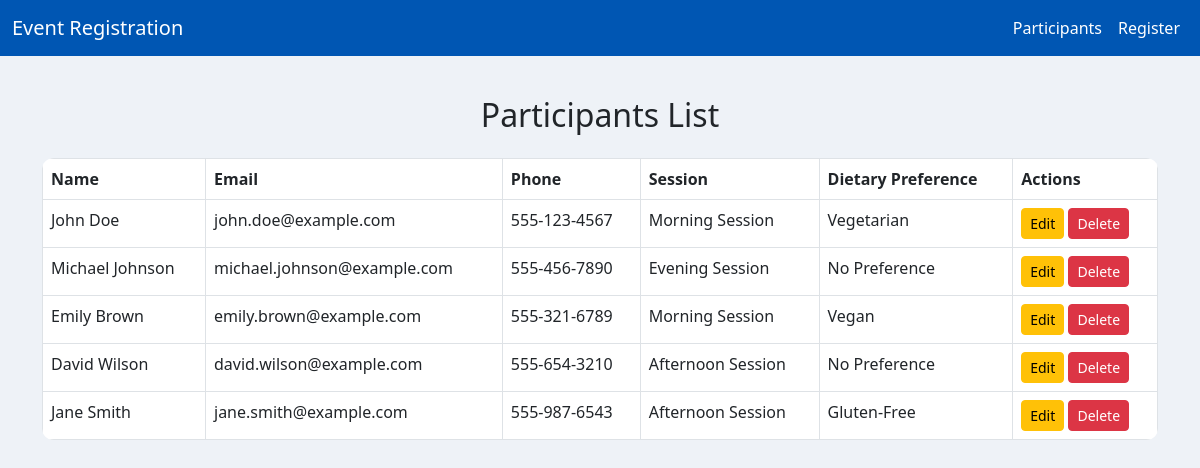
The page / on the database its author committed.
### attendees/models.py (models this page shows, shortened)
class Participant(models.Model):
    SESSION_CHOICES = [
        ('session_morning', 'Morning Session'),
        ('session_afternoon', 'Afternoon Session'),
        ('session_evening', 'Evening Session'),
        ('session_night', 'Night Session'),
    ]
    DIET_CHOICES = [
        ('none', 'No Preference'),
        ('veg', 'Vegetarian'),
        ('vegan', 'Vegan'),
        ('gf', 'Gluten-Free'),
        ('df', 'Dairy-Free'),
        ('nf', 'Nut-Free'),
        ('allergies', 'Allergies'),
        ('other', 'Other'),
        ('vegan_gf', 'Vegan and Gluten-Free'),
        ('vegan_df', 'Vegan and Dairy-Free'),
        ('vegan_nf', 'Vegan and Nut-Free'),
        ('vegan_allergies', 'Vegan and Allergies'),
        ('vegan_other', 'Vegan and Other'),
    ]
    name = models.CharField(max_length=200)
    email = models.EmailField(unique=True)
    phone = models.CharField(max_length=15)
    sessions = models.CharField(max_length=20, choices=SESSION_CHOICES)
    dietary = models.CharField(max_length=20, choices=DIET_CHOICES)

### attendees/views.py (the view)
# urls.py: path('', ListViewParticipants.as_view(), name='list_view'),
class ListViewParticipants(ListView):
    model = Participant
    template_name = 'attendees/participants_list.html'
    context_object_name = 'participants'

### attendees/templates/attendees/participants_list.html
{% extends 'attendees/base.html' %}
{% block content %}
<h2 class="mb-4 text-center">Participants List</h2>
<table class="table table-bordered">
    <thead>
        <tr>
            <th>Name</th>
            <th>Email</th>
            <th>Phone</th>
            <th>Session</th>
            <th>Dietary Preference</th>
            <th>Actions</th>
        </tr>
    </thead>
    <tbody>
        {% for participant in participants %}
        <tr>
            <td>{{ participant.name }}</td>
            <td>{{ participant.email }}</td>
            <td>{{ participant.phone }}</td>
            <td>{{ participant.get_sessions_display }}</td>
            <td>{{ participant.get_dietary_display }}</td>
            <td>
                <a href="{% url 'edit_view' participant.pk %}" class="btn btn-warning btn-sm">Edit</a>
                <a href="{% url 'delete_view' participant.pk %}" class="btn btn-danger btn-sm">Delete</a>
            </td>
        </tr>
        {% endfor %}
    </tbody>
</table>
{% endblock %}

### attendees/templates/attendees/base.html (shortened to what this page needs)
{% load static %}
<!DOCTYPE html>
<html lang="en">
<head>
    <link href="https://cdn.jsdelivr.net/npm/bootstrap@5.3.0/dist/css/bootstrap.min.css" rel="stylesheet">
</head>
<body>
    <nav class="navbar navbar-expand-lg">
        <div class="container-fluid">
            <a class="navbar-brand" href="#">Event Registration</a>
            <div class="collapse navbar-collapse">
                <ul class="navbar-nav ms-auto">
                    <li class="nav-item">
                        <a class="nav-link" href="{% url 'list_view' %}">Participants</a>
                    </li>
                    <li class="nav-item">
                        <a class="nav-link" href="{% url 'register_view' %}">Register</a>
                    </li>
                </ul>
            </div>
        </div>
    </nav>
    <div class="container">
        {% block content %}{% endblock %}
    </div>
</body>
</html>

### attendees/templates/attendees/base.html (style rules this page uses)
body { background-color: #eef2f7; font-family: 'Segoe UI', Tahoma, Geneva, Verdana, sans-serif; }
.navbar { background-color: #0056b3 !important; }
.navbar-brand, .nav-link { color: #ffffff !important; }
.container { margin-top: 40px; }
table { background-color: #ffffff; border-radius: 12px; overflow: hidden; }
th { background-color: #007bff; color: white; }
tr:nth-child(even) { background-color: #f2f9ff; }

### rows shown on the page
Participant: name "John Doe", email "john.doe@example.com", phone "555-123-4567", sessions "Morning Session", dietary "Vegetarian"
Participant: name "Michael Johnson", email "michael.johnson@example.com", phone "555-456-7890", sessions "Evening Session", dietary "No Preference"
Participant: name "Emily Brown", email "emily.brown@example.com", phone "555-321-6789", sessions "Morning Session", dietary "Vegan"
Participant: name "David Wilson", email "david.wilson@example.com", phone "555-654-3210", sessions "Afternoon Session", dietary "No Preference"
Participant: name "Jane Smith", email "jane.smith@example.com", phone "555-987-6543", sessions "Afternoon Session", dietary "Gluten-Free"
